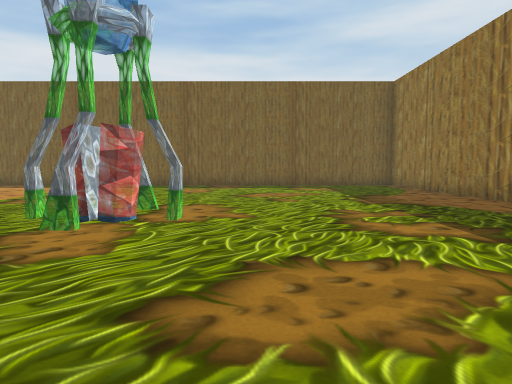
view 1 (above)

19 first-person views from a walk through a scene from a Unity 3-D project. The camera is 1.5 m above the floor, tilts 4° down and sees 70° across. The floor is counted in squares, 2 m on a side. Each view is taken from the middle of a square. On the plan, view 1 faces up. The plan holds only what a view shows up to about 11 squares ahead; the rest is blank. The place goes on beyond the plan.

view 2
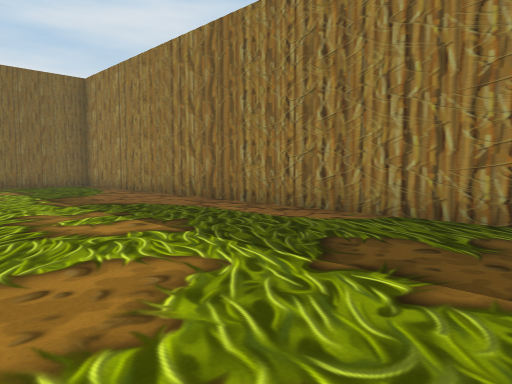

view 3
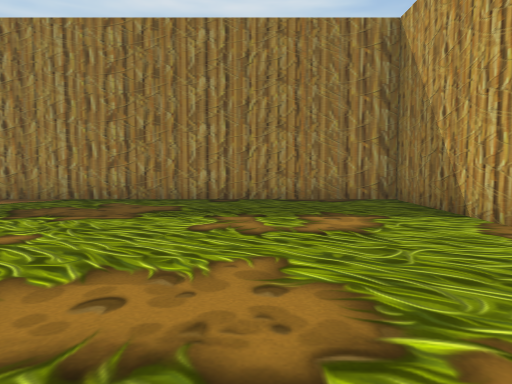

view 4
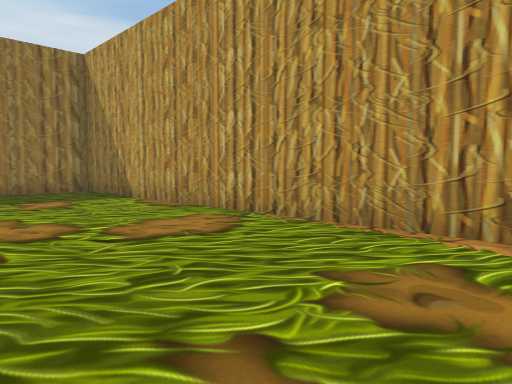

view 5
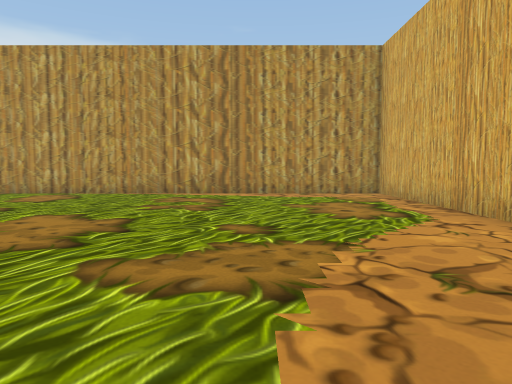

view 6
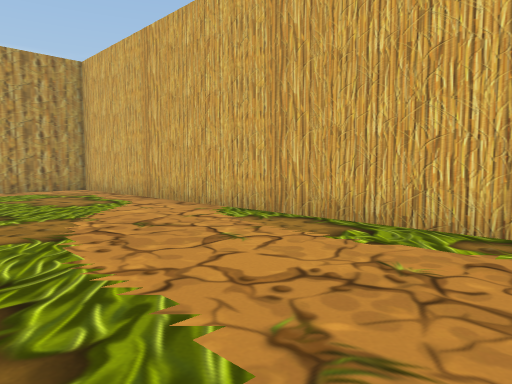

view 7
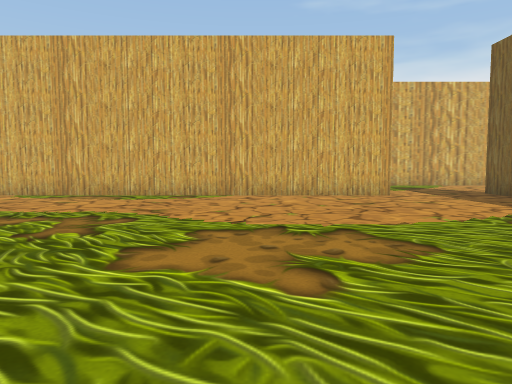

view 8
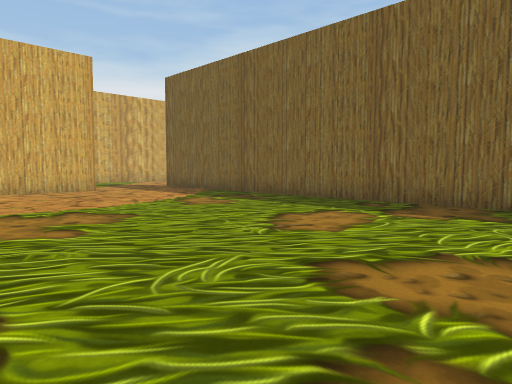

view 9
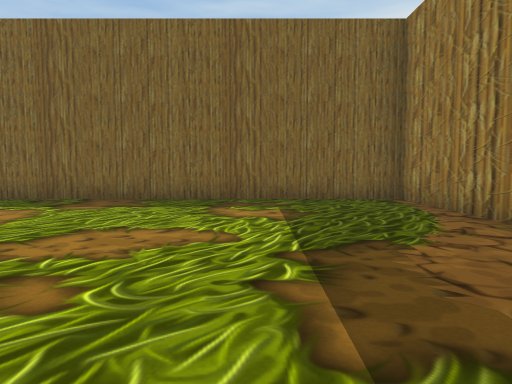

view 10
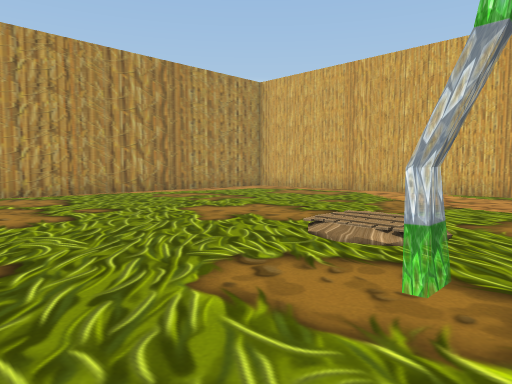

view 11
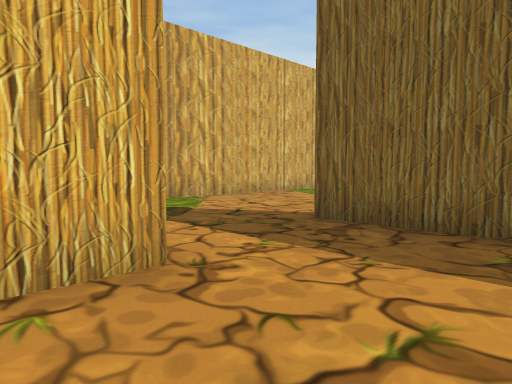

view 12
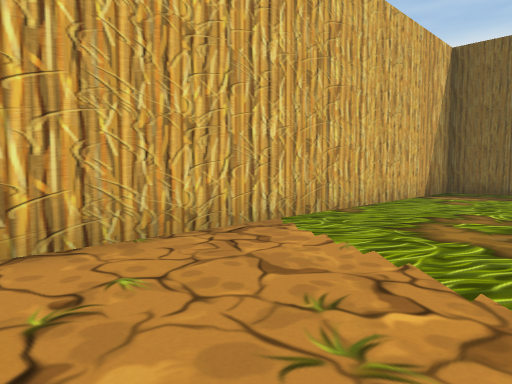

view 13
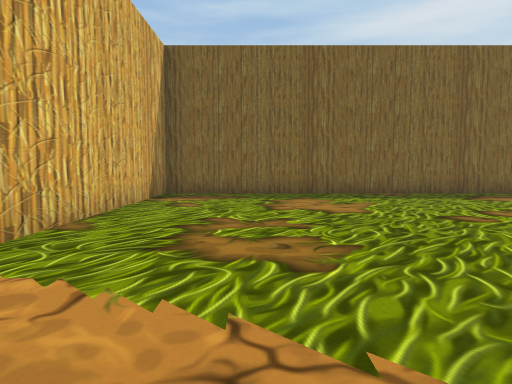

view 14
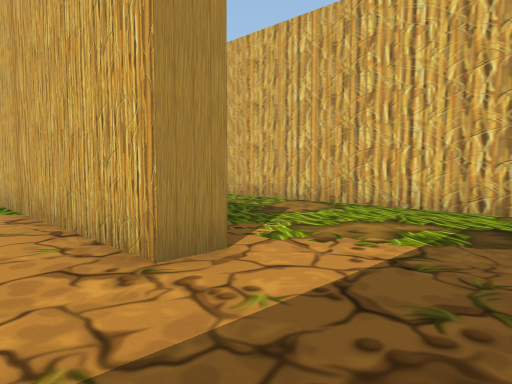

view 15
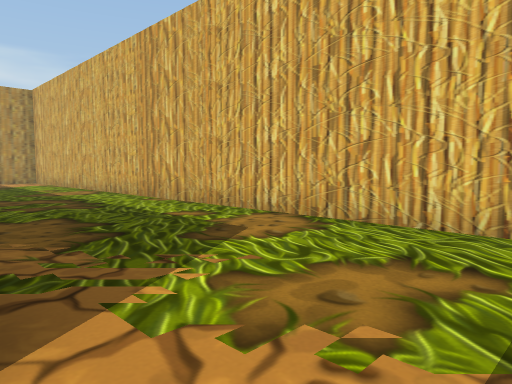

view 16
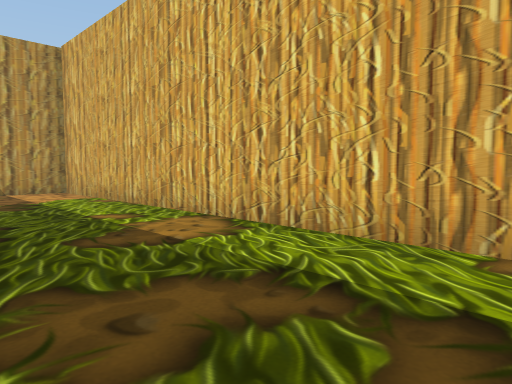

view 17
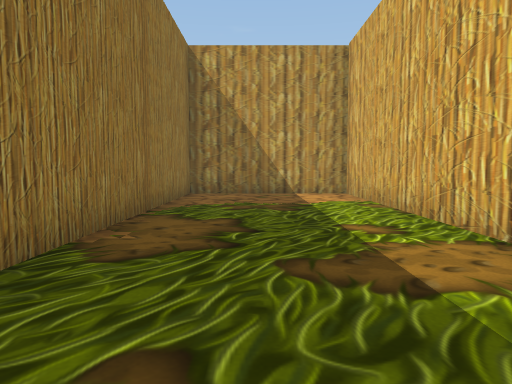

view 18
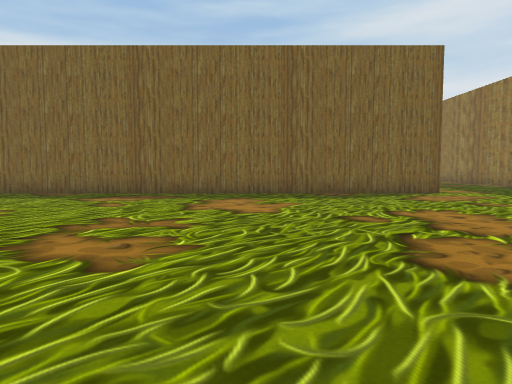

view 19
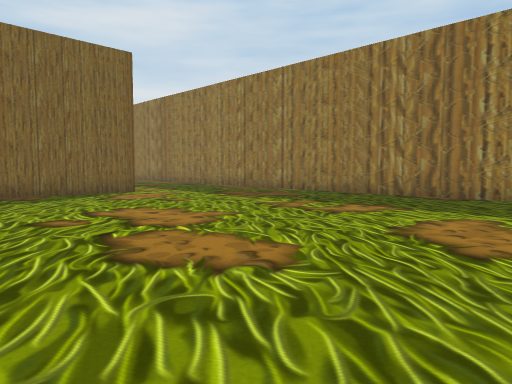

### Floor plan
Points are (right, up) in squares from view 1. A wall is a line through its corners. A room is listed if a view was taken in it or the views show most of it. See-through windows are left out.
Room 1 (views 1, 2, 3, 4, 5, 6, 7, 8, 9, 10, 11, 14)
walls: (-2.1, 5.5) (-2.1, 4.9); (-10.4, 11.5) (-10.4, -5.2) (5.3, -5.2) (5.3, 14.4) (-7.2, 14.4)
ways out: opening at (-10.3, 13) to room 2
Room 2 (views 12, 13, 15, 16, 17, 18, 19)
walls: (-8.8, 14.4) (-11.2, 14.4); (-11.2, 11.5) (-10.4, 11.5); (-15.5, 12.9) (-15.5, -5.2) (-11.2, -5.2) (-11.2, 2.5); (5.3, 17.6) (5.3, 22.2); (1.2, 26.2) (-15.5, 26.2) (-15.5, 14.5)
ways out: opening at (-10.3, 13) to room 1

Positions as (right, up) in squares from view 1, and headings:
1: (0, 0), facing up
2: (0, 0), facing up-right
3: (-3, -2), facing right
4: (-6, -1), facing down-right
5: (-7, 5), facing down
6: (-6, 7), facing down-left
7: (-1, 8), facing left
8: (1, 7), facing up-left
9: (2, 6), facing up
10: (0, 5), facing down-left
11: (-8, 10), facing up-left
12: (-12, 15), facing up-left
13: (-13, 16), facing up
14: (-9, 14), facing down-left
15: (-11, 13), facing down-left
16: (-12, 6), facing down-left
17: (-13, 5), facing down
18: (-4, 16), facing up
19: (-4, 16), facing up-right
